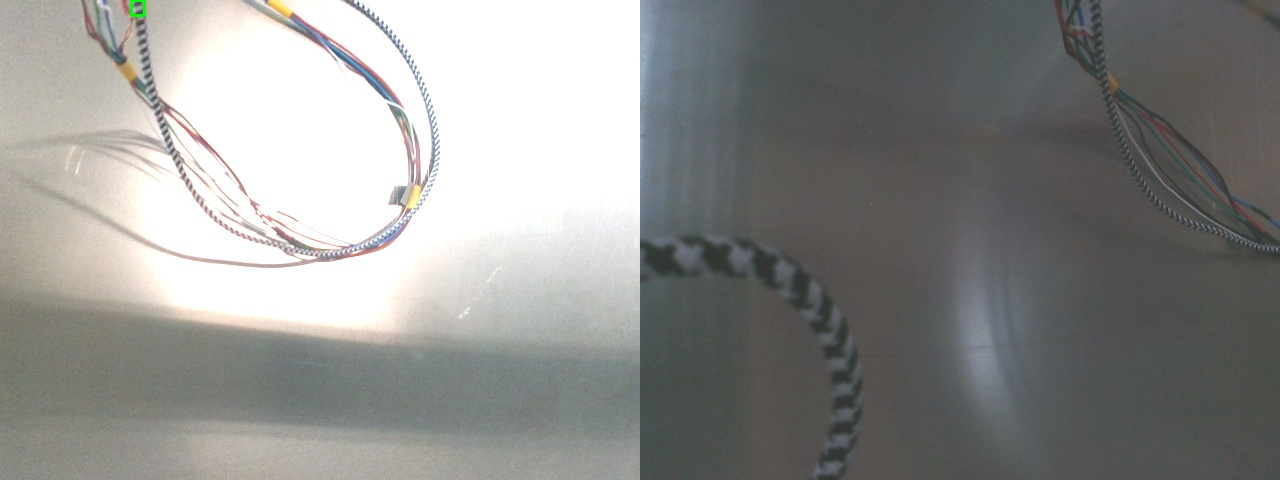
#> input picture gantry/src/Pictures/stitched_image.jpg, 1280 x 480 px, given in place of the camera
$ python livecam.py
#> lines starting #> are read from the running program, lines starting #| are printed output that depends on the picture; after the words box and inside, x2 and y2 are one past the last pixel; in counts of white or black regions, pixels touching at a corner belong together
#> further down, frame is the input picture: shape (480, 1280, 3); mean B, G, R 140.5, 142.5, 142.2
import cv2
import numpy as np
import os

# Use camera index 1 instead of URL
camera_index = 2
cap = cv2.VideoCapture(camera_index)

# Directory to save captured images
save_path = "./vision/image"
os.makedirs(save_path, exist_ok=True)

# Function to detect and label red blobs
def detect_red(frame):
    # Convert the frame to HSV color space
    hsv = cv2.cvtColor(frame, cv2.COLOR_BGR2HSV)
#> hsv: shape (480, 1280, 3); mean H, S, V 49.2, 14, 145.1

    # Define the HSV range for red color using adjusted values
    lower_red1 = np.array([0, 20, 60])
    upper_red1 = np.array([10, 255, 255])
    lower_red2 = np.array([170, 20, 60])
    upper_red2 = np.array([180, 255, 255])


    # Threshold the HSV frame to get only red colors
    mask1 = cv2.inRange(hsv, lower_red1, upper_red1)
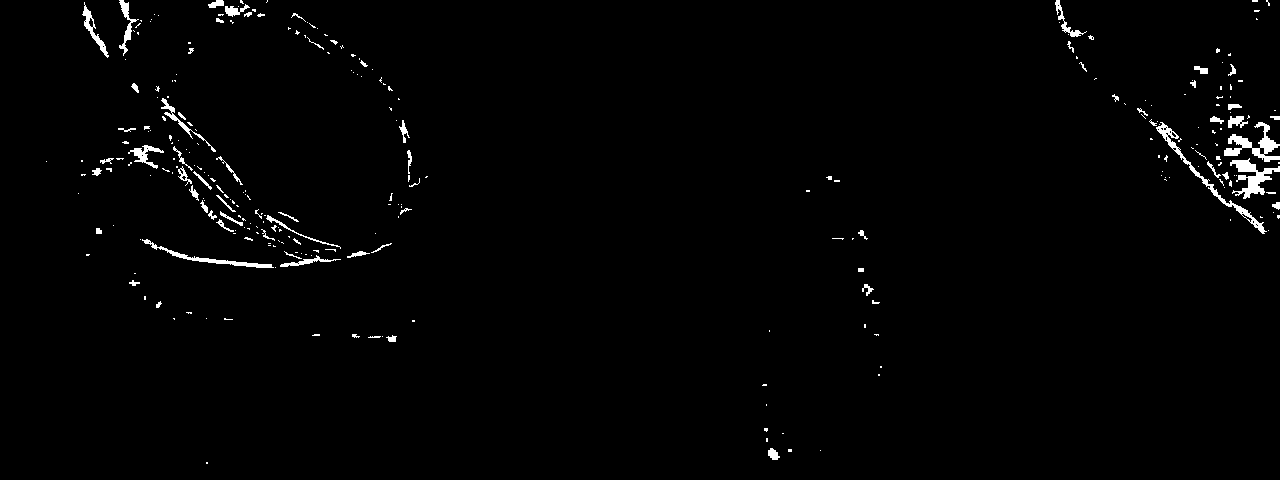
#> mask1: shape (480, 1280); 1.4% white; 286 white regions (217 under 20 px), largest, box (x1, y1, x2, y2) and area: (1230, 158, 1280, 199) 771, (1156, 122, 1267, 234) 765, (1224, 122, 1280, 162) 765
    mask2 = cv2.inRange(hsv, lower_red2, upper_red2)
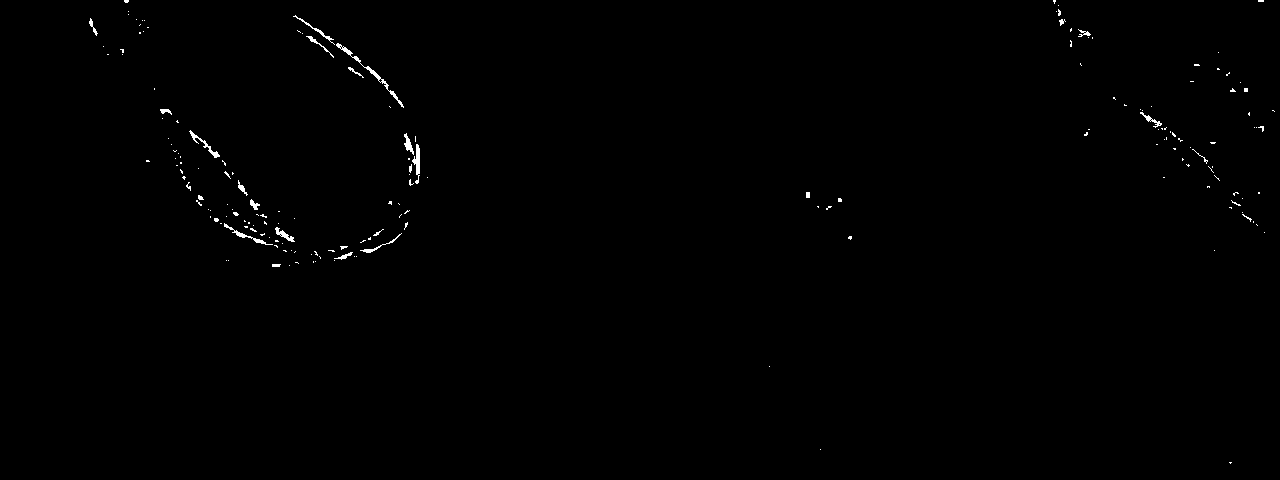
#> mask2: shape (480, 1280); 0.41% white in thin lines or dots, all inside (x1, y1, x2, y2) = (89, 0, 1275, 464)
    red_mask = cv2.bitwise_or(mask1, mask2)
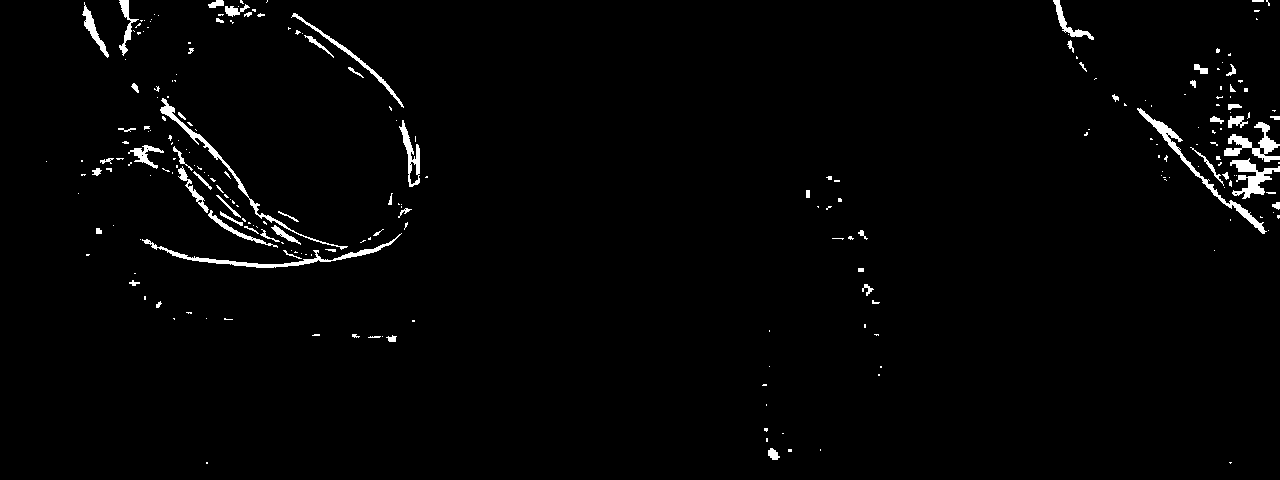
#> red_mask: shape (480, 1280); 1.8% white; 238 white regions (174 under 20 px), largest, box (x1, y1, x2, y2) and area: (1137, 108, 1267, 234) 1011, (142, 233, 402, 268) 1007, (160, 98, 348, 250) 897

    # Apply morphological operations to reduce noise
    kernel = cv2.getStructuringElement(cv2.MORPH_ELLIPSE, (5, 5))
    red_mask = cv2.morphologyEx(red_mask, cv2.MORPH_CLOSE, kernel)
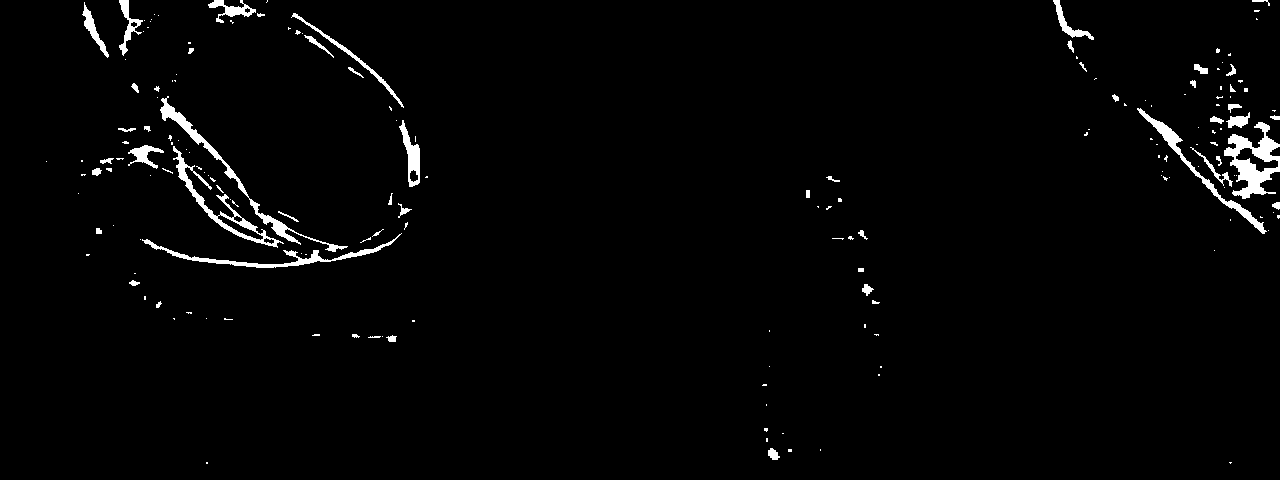
#> red_mask: shape (480, 1280); 2% white; 177 white regions (123 under 20 px), largest, box (x1, y1, x2, y2) and area: (1224, 122, 1280, 199) 1858, (160, 96, 348, 252) 1450, (173, 146, 284, 248) 1224
    red_mask = cv2.morphologyEx(red_mask, cv2.MORPH_OPEN, kernel)
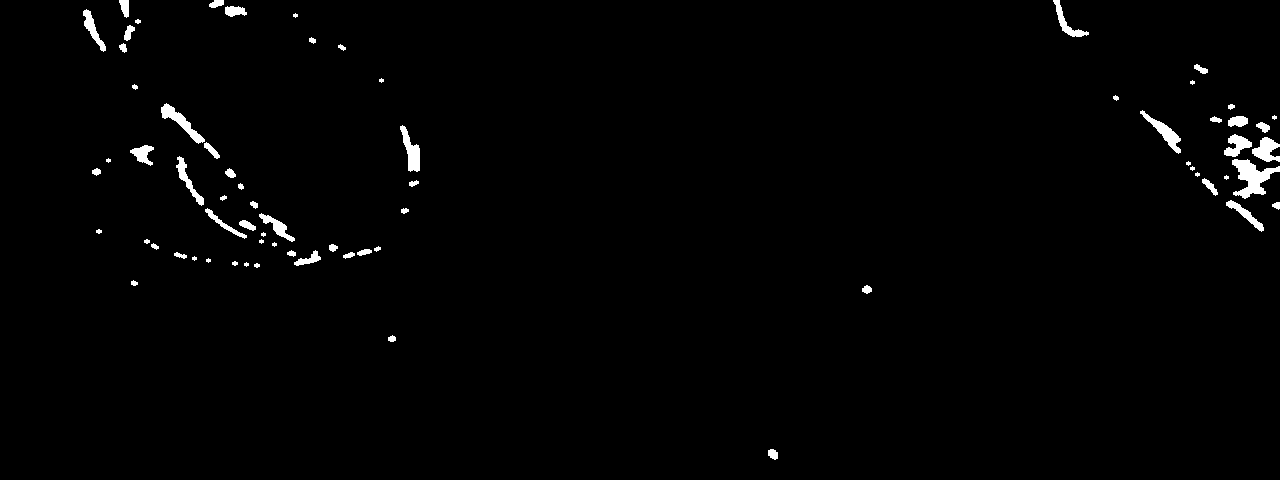
#> red_mask: shape (480, 1280); 1.3% white; 70 white regions (15 under 20 px)

    # Find contours in the mask
    contours, _ = cv2.findContours(red_mask, cv2.RETR_EXTERNAL, cv2.CHAIN_APPROX_SIMPLE)
#> contours = 70 contours, 24 with area under 20; largest, box (x1, y1, x2, y2) and area: (1232, 159, 1280, 199) 792, (161, 103, 205, 144) 434, (1140, 110, 1181, 154) 409, (400, 125, 420, 172) 396, (1252, 137, 1280, 162) 368

    for i, contour in enumerate(contours):
        # Ignore small blobs by filtering based on contour area
        if cv2.contourArea(contour) > 50:  # Adjust the area threshold as needed
            # Draw a bounding box around the contour
            x, y, w, h = cv2.boundingRect(contour)
            cv2.rectangle(frame, (x, y), (x + w, y + h), (0, 255, 0), 2)
            # Label the blob
            cv2.putText(frame, f'Red Blob {i+1}', (x, y - 10), cv2.FONT_HERSHEY_SIMPLEX, 0.4, (0, 255, 0), 1)
#> this loop made 70 passes
#> (x, y, w, h) on passes 1, 12, 14, 23, 24, 26, 29, 33, 36, 40, 42, 43: (768, 449, 10, 11), (294, 250, 27, 16), (357, 249, 15, 7), (239, 220, 17, 11), (259, 213, 36, 29), (205, 208, 42, 31), (1226, 200, 38, 32), (1202, 178, 16, 18), (225, 168, 11, 10), (1232, 159, 48, 40), (176, 156, 28, 50), (130, 145, 24, 21)
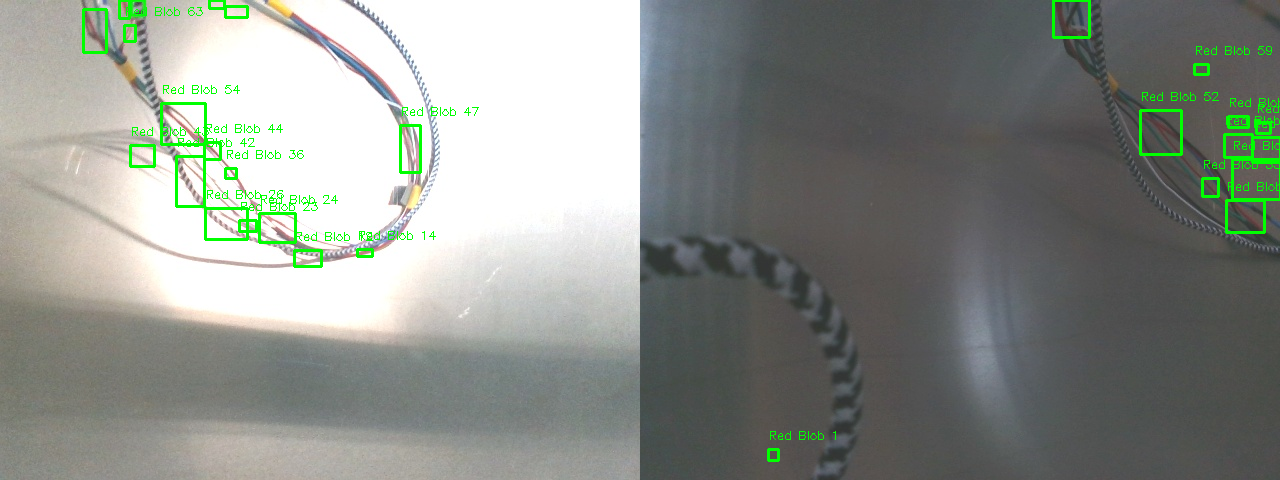
#> frame: shape (480, 1280, 3); 1.7% of pixels changed, all inside (x1, y1, x2, y2) = (82, 0, 1280, 462)

    return frame, red_mask

# Add a loop to capture frames from the camera
image_count = 0
while True:
    ret, frame = cap.read()
    if not ret:
        print("Error: Unable to read frame from camera.")
        break

    # Detect and label red blobs
    labeled_frame, mask = detect_red(frame)

    # Display the results
    cv2.imshow("Live Feed", labeled_frame)
    cv2.imshow("Red Mask", mask)

    key = cv2.waitKey(1) & 0xFF
#> (key q is pressed here)

    # Press 'q' to exit the loop
    if key == ord('q'):
        break

    # Press 'c' to capture and save the frame
    if key == ord('c'):
        image_path = os.path.join(save_path, f"capture_{image_count}.jpg")
        cv2.imwrite(image_path, frame)
        print(f"Image saved to {image_path}")
        image_count += 1

# Release the camera and close all windows
cap.release()
cv2.destroyAllWindows()
